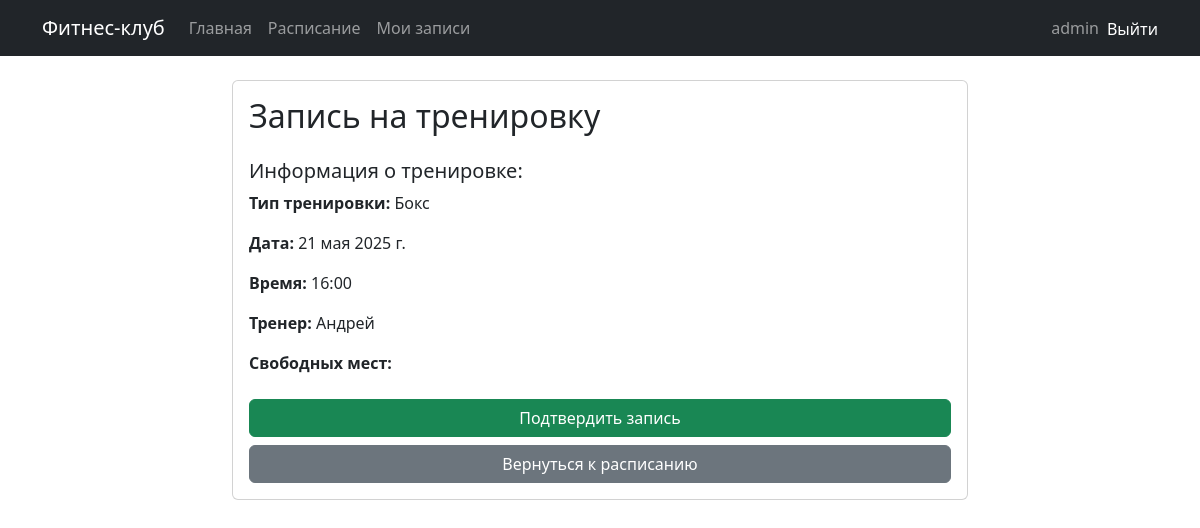
Screenshot of /book/1/ (signed in) with the database file from the repository.
### fitness/models.py (models this page shows, shortened)
class Schedule(models.Model):
    trainer = models.ForeignKey(Trainer, on_delete=models.CASCADE, verbose_name='Тренер')
    workout_type = models.ForeignKey(WorkoutType, on_delete=models.CASCADE, verbose_name='Тип тренировки')
    date = models.DateField(verbose_name='Дата')
    time = models.TimeField(verbose_name='Время')
    max_participants = models.IntegerField(verbose_name='Максимальное количество участников')
    current_participants = models.IntegerField(default=0, verbose_name='Текущее количество участников')

class WorkoutType(models.Model):
    name = models.CharField(max_length=100, verbose_name='Название тренировки')
    description = models.TextField(verbose_name='Описание')
    duration = models.IntegerField(verbose_name='Длительность (минуты)')

class Trainer(models.Model):
    name = models.CharField(max_length=100, verbose_name='Имя')
    specialization = models.CharField(max_length=100, verbose_name='Специализация')
    experience = models.IntegerField(verbose_name='Опыт работы (лет)')
    description = models.TextField(verbose_name='Описание')

### fitness/views.py (the view, shortened to what this page needs)
# urls.py: path('book/<int:schedule_id>/', views.book_workout, name='book_workout'),
@login_required
def book_workout(request, schedule_id):
    schedule = get_object_or_404(Schedule, id=schedule_id)
    return render(request, 'fitness/book_workout.html', {
        'schedule': schedule
    })

### fitness/templates/fitness/book_workout.html (shortened to what this page needs)
{% extends 'fitness/base.html' %}
{% block content %}
<div class="row">
    <div class="col-md-8 offset-md-2">
        <div class="card">
            <div class="card-body">
                <h2 class="card-title mb-4">Запись на тренировку</h2>
                <div class="mb-4">
                    <h5>Информация о тренировке:</h5>
                    <p><strong>Тип тренировки:</strong> {{ schedule.workout_type.name }}</p>
                    <p><strong>Дата:</strong> {{ schedule.date }}</p>
                    <p><strong>Время:</strong> {{ schedule.time }}</p>
                    <p><strong>Тренер:</strong> {{ schedule.trainer.name }}</p>
                    <p><strong>Свободных мест:</strong> {{ schedule.max_participants|add:"-"|add:schedule.current_participants|stringformat:"i" }}</p>
                </div>
                <form method="post">
                    <div class="d-grid gap-2">
                        <button type="submit" class="btn btn-success">Подтвердить запись</button>
                        <a href="{% url 'fitness:schedule_list' %}" class="btn btn-secondary">Вернуться к расписанию</a>
                    </div>
                </form>
            </div>
        </div>
    </div>
</div>
{% endblock %}

### fitness/templates/fitness/base.html (shortened to what this page needs)
<!DOCTYPE html>
<html lang="ru">
<head>
    <link href="https://cdn.jsdelivr.net/npm/bootstrap@5.3.0/dist/css/bootstrap.min.css" rel="stylesheet">
</head>
<body>
    <nav class="navbar navbar-expand-lg navbar-dark bg-dark">
        <div class="container">
            <a class="navbar-brand" href="{% url 'fitness:home' %}">Фитнес-клуб</a>
            <div class="collapse navbar-collapse" id="navbarNav">
                <ul class="navbar-nav">
                    <li class="nav-item">
                        <a class="nav-link" href="{% url 'fitness:home' %}">Главная</a>
                    </li>
                    <li class="nav-item">
                        <a class="nav-link" href="{% url 'fitness:schedule_list' %}">Расписание</a>
                    </li>
                    {% if user.is_authenticated %}
                    <li class="nav-item">
                        <a class="nav-link" href="{% url 'fitness:my_bookings' %}">Мои записи</a>
                    </li>
                    {% endif %}
                </ul>
                <ul class="navbar-nav ms-auto">
                    {% if user.is_authenticated %}
                    <li class="nav-item">
                        <span class="nav-link">{{ user.username }}</span>
                    </li>
                    <li class="nav-item" style="display: flex; align-items: center;">
                        <form method="post" action="{% url 'logout' %}" style="display:inline; margin:0;">
                            <button type="submit" class="nav-link logout-link" style="display:inline; padding:0; margin:0; background:none; border:none; cursor:pointer; vertical-align: middle;">
                                Выйти
                            </button>
                        </form>
                    </li>
                    {% endif %}
                </ul>
            </div>
        </div>
    </nav>
    <div class="container mt-4">
        {% block content %}
        {% endblock %}
    </div>
</body>
</html>

### fitness/templates/fitness/base.html (style rules this page uses)
.logout-link { color: #fff !important; text-decoration: none; transition: color 0.2s; }

### rows the page displays
Schedule: workout_type.name "Бокс", date "21 мая 2025 г.", time "16:00", trainer.name "Андрей"

### other values shown
{{ user.username }} "admin"
